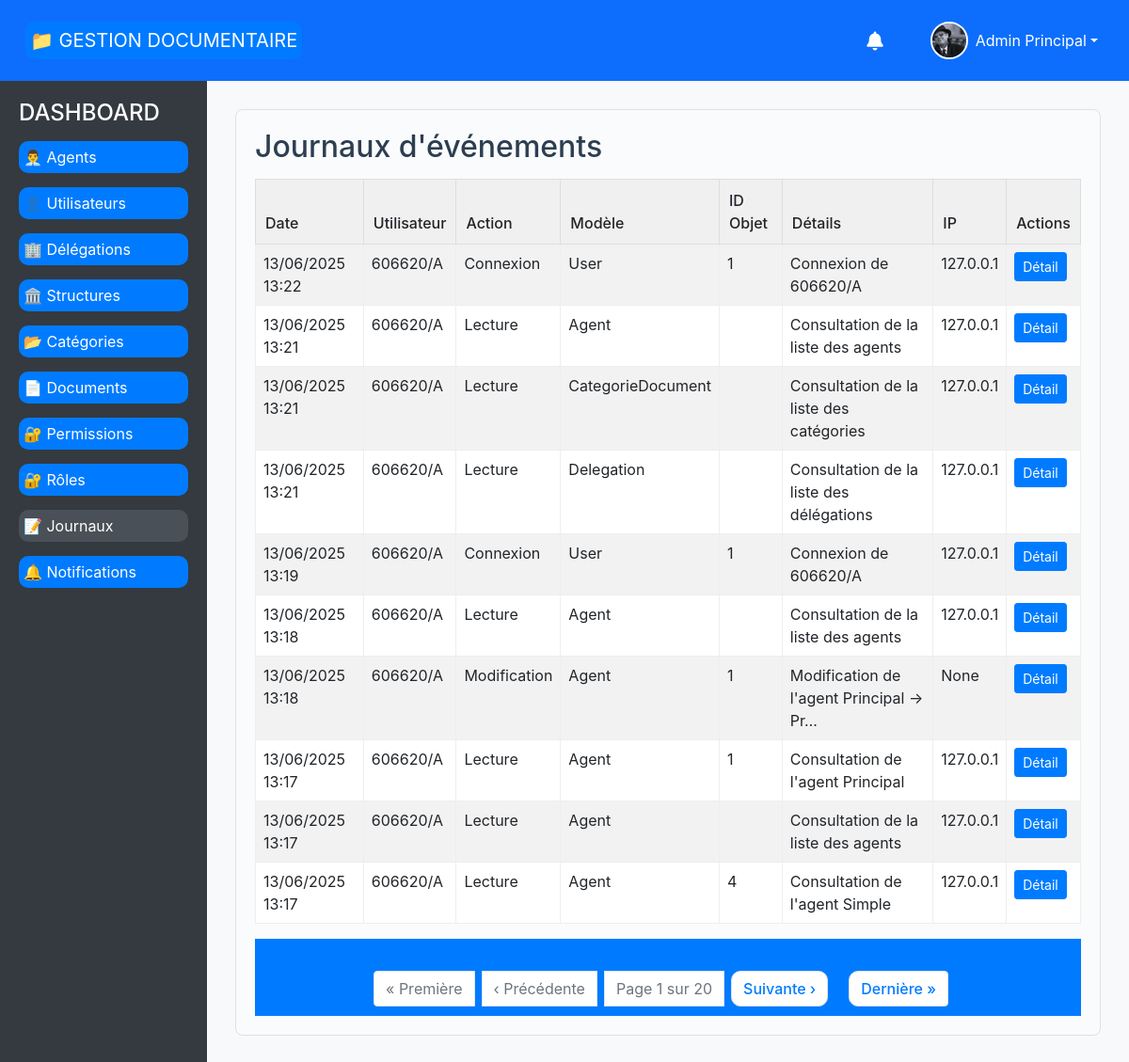
Page /journaux/ (signed in) on the earlier database version.
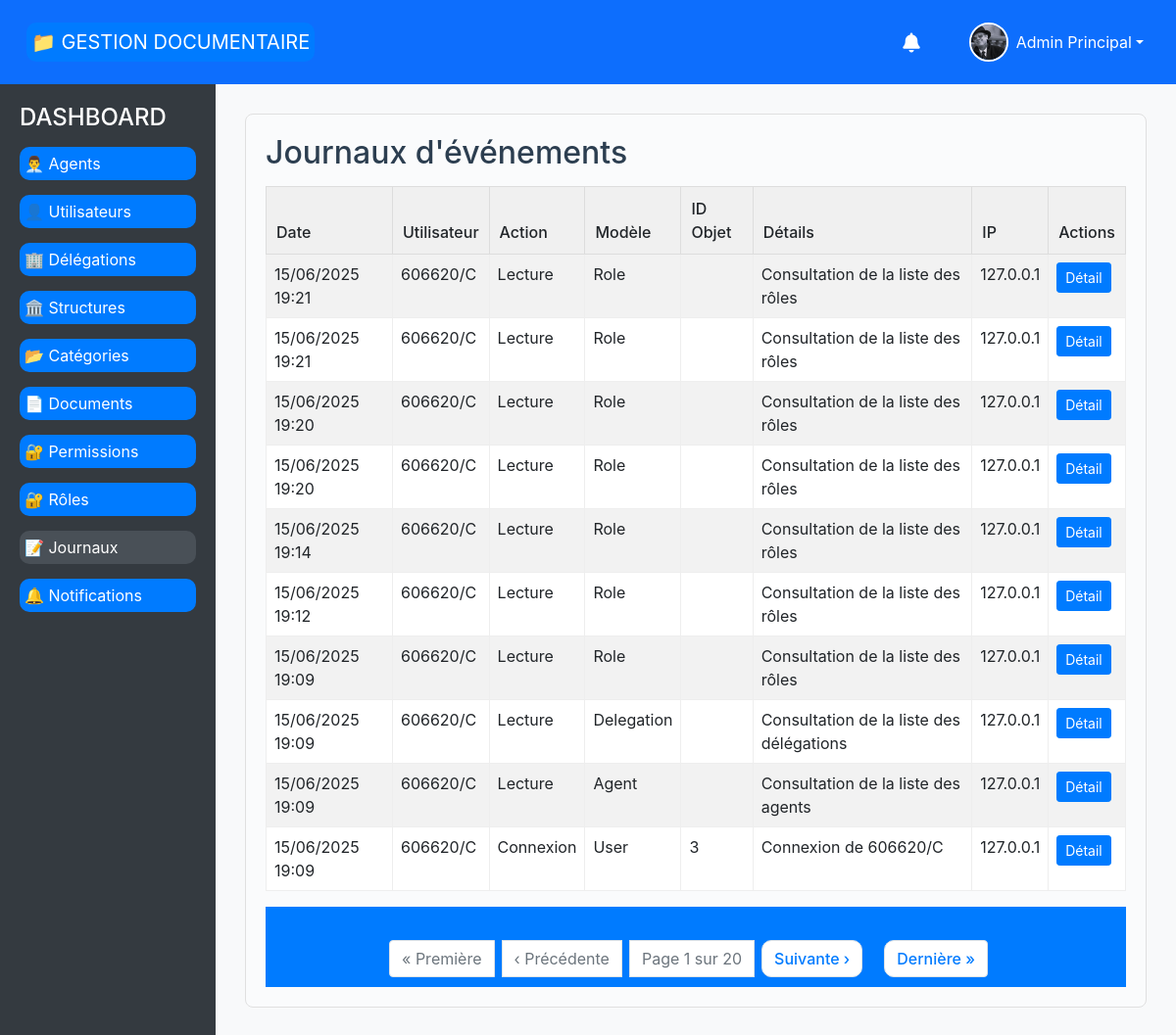
Same page on the later database version.
### document_management/models.py (models this page shows, shortened)
class Journal(models.Model):
    ACTION_CHOICES = [
        ('CREATE', _('Création')),
        ('READ', _('Lecture')),
        ('UPDATE', _('Modification')),
        ('DELETE', _('Suppression')),
        ('LOGIN', _('Connexion')),
        ('LOGOUT', _('Déconnexion')),
        ('OTHER', _('Autre')),
    ]
    user = models.ForeignKey(
        settings.AUTH_USER_MODEL,
        on_delete=models.PROTECT,
        related_name="journal_entries",
        verbose_name=_("Utilisateur")
    )
    action = models.CharField(_("Action"), max_length=10, choices=ACTION_CHOICES)
    model_name = models.CharField(_("Modèle"), max_length=50, blank=True)
    object_id = models.CharField(_("ID Objet"), max_length=50, blank=True)
    details = models.TextField(_("Détails"), blank=True)
    ip_address = models.GenericIPAddressField(_("Adresse IP"), blank=True, null=True)
    timestamp = models.DateTimeField(_("Horodatage"), auto_now_add=True)
    class Meta:
        verbose_name = _("Journal")
        verbose_name_plural = _("Journaux")
        ordering = ['-timestamp']

### document_management/views.py (the view)
# urls.py: path('journaux/', liste_journaux, name='liste_journaux'),
@login_required
def liste_journaux(request):
    journaux = Journal.objects.select_related('user').order_by('-timestamp')[:200]
    paginator = Paginator(journaux, 10)  # 10 journaux par page
    page_number = request.GET.get('page')
    journaux = paginator.get_page(page_number)
    return render(request, 'journaux/liste.html', {'journaux': journaux})

### document_management/models.py (called while the page is built)
    def get_full_name(self):
        return f"{self.prenom} {self.nom}"

### document_management/templates/journaux/liste.html (shortened to what this page needs)
{% extends 'base.html' %}
{% block content %}
<div style="border:1px solid #e0e0e0; border-radius:8px; padding:20px; background:#fafbfc;">
    <div style="display:flex; justify-content:space-between; align-items:center; margin-bottom:15px;">
        <h2 style="margin:0;">Journaux d'événements</h2>
    </div>
    {% if journaux %}
    <table style="width:100%; border-collapse:collapse;" class="table table-striped">
        <thead>
            <tr style="background:#f0f0f0;">
                <th style="padding:10px; border:1px solid #ddd;">Date</th>
                <th style="padding:10px; border:1px solid #ddd;">Utilisateur</th>
                <th style="padding:10px; border:1px solid #ddd;">Action</th>
                <th style="padding:10px; border:1px solid #ddd;">Modèle</th>
                <th style="padding:10px; border:1px solid #ddd;">ID Objet</th>
                <th style="padding:10px; border:1px solid #ddd;">Détails</th>
                <th style="padding:10px; border:1px solid #ddd;">IP</th>
                <th style="padding:10px; border:1px solid #ddd;">Actions</th>
            </tr>
        </thead>
        <tbody>
            {% for journal in journaux %}
            <tr>
                <td style="padding:8px; border:1px solid #eee;">{{ journal.timestamp|date:'d/m/Y H:i' }}</td>
                <td style="padding:8px; border:1px solid #eee;">{{ journal.user }}</td>
                <td style="padding:8px; border:1px solid #eee;">{{ journal.get_action_display }}</td>
                <td style="padding:8px; border:1px solid #eee;">{{ journal.model_name }}</td>
                <td style="padding:8px; border:1px solid #eee;">{{ journal.object_id }}</td>
                <td style="padding:8px; border:1px solid #eee;">{{ journal.details|truncatechars:40 }}</td>
                <td style="padding:8px; border:1px solid #eee;">{{ journal.ip_address }}</td>
                <td style="padding:8px; border:1px solid #eee;">
                    <a href="{% url 'detail_journal' journal.id %}" class="btn btn-sm btn-primary">Détail</a>
                </td>
            </tr>
            {% endfor %}
        </tbody>
    </table>
    {% if journaux.paginator.num_pages > 1 %}
    <nav aria-label="Pagination">
        <ul class="pagination justify-content-center mt-4">
          {% if journaux.has_previous %}
            <li class="page-item">
              <a class="page-link" href="?page=1">« Première</a>
            </li>
            <li class="page-item">
              <a class="page-link" href="?page={{ journaux.previous_page_number }}">‹ Précédente</a>
            </li>
          {% else %}
            <li class="page-item disabled"><span class="page-link">« Première</span></li>
            <li class="page-item disabled"><span class="page-link">‹ Précédente</span></li>
          {% endif %}
          <li class="page-item disabled">
            <span class="page-link">Page {{ journaux.number }} sur {{ journaux.paginator.num_pages }}</span>
          </li>
          {% if journaux.has_next %}
            <li class="page-item">
              <a class="page-link" href="?page={{ journaux.next_page_number }}">Suivante ›</a>
            </li>
            <li class="page-item">
              <a class="page-link" href="?page={{ journaux.paginator.num_pages }}">Dernière »</a>
            </li>
          {% else %}
            <li class="page-item disabled"><span class="page-link">Suivante ›</span></li>
            <li class="page-item disabled"><span class="page-link">Dernière »</span></li>
          {% endif %}
        </ul>
      </nav>
      {% endif %}
    {% else %}
    <p style="text-align:center; padding:20px; background:#fff3cd; border:1px solid #ffeeba; border-radius:6px;">
        Aucun événement journalisé.
    </p>
    {% endif %}
</div>
{% endblock %}

Differences in the rows shown:
no longer on this page (row unchanged): Journal: timestamp "13/06/2025 13:22", user "606620/A", action "Connexion", model_name "User", object_id "1", details "Connexion de 606620/A", ip_address "127.0.0.1"
no longer on this page (row unchanged): Journal: timestamp "13/06/2025 13:21", user "606620/A", action "Lecture", model_name "Agent", details "Consultation de la liste des agents", ip_address "127.0.0.1"
no longer on this page (row unchanged): Journal: timestamp "13/06/2025 13:21", user "606620/A", action "Lecture", model_name "CategorieDocument", details "Consultation de la liste des catégories", ip_address "127.0.0.1"
no longer on this page (row unchanged): Journal: timestamp "13/06/2025 13:21", user "606620/A", action "Lecture", model_name "Delegation", details "Consultation de la liste des délégations", ip_address "127.0.0.1"
no longer on this page (row unchanged): Journal: timestamp "13/06/2025 13:19", user "606620/A", action "Connexion", model_name "User", object_id "1", details "Connexion de 606620/A", ip_address "127.0.0.1"
no longer on this page (row unchanged): Journal: timestamp "13/06/2025 13:18", user "606620/A", action "Lecture", model_name "Agent", details "Consultation de la liste des agents", ip_address "127.0.0.1"
no longer on this page (row unchanged): Journal: timestamp "13/06/2025 13:18", user "606620/A", action "Modification", model_name "Agent", object_id "1", details "Modification de l'agent Principal -> Pr…", ip_address "None"
no longer on this page (row unchanged): Journal: timestamp "13/06/2025 13:17", user "606620/A", action "Lecture", model_name "Agent", object_id "1", details "Consultation de l'agent Principal", ip_address "127.0.0.1"
no longer on this page (row unchanged): Journal: timestamp "13/06/2025 13:17", user "606620/A", action "Lecture", model_name "Agent", details "Consultation de la liste des agents", ip_address "127.0.0.1"
no longer on this page (row unchanged): Journal: timestamp "13/06/2025 13:17", user "606620/A", action "Lecture", model_name "Agent", object_id "4", details "Consultation de l'agent Simple", ip_address "127.0.0.1"
added Journal: timestamp "15/06/2025 19:21", user "606620/C", action "Lecture", model_name "Role", details "Consultation de la liste des rôles", ip_address "127.0.0.1"
added Journal: timestamp "15/06/2025 19:21", user "606620/C", action "Lecture", model_name "Role", details "Consultation de la liste des rôles", ip_address "127.0.0.1"
added Journal: timestamp "15/06/2025 19:20", user "606620/C", action "Lecture", model_name "Role", details "Consultation de la liste des rôles", ip_address "127.0.0.1"
added Journal: timestamp "15/06/2025 19:20", user "606620/C", action "Lecture", model_name "Role", details "Consultation de la liste des rôles", ip_address "127.0.0.1"
added Journal: timestamp "15/06/2025 19:14", user "606620/C", action "Lecture", model_name "Role", details "Consultation de la liste des rôles", ip_address "127.0.0.1"
added Journal: timestamp "15/06/2025 19:12", user "606620/C", action "Lecture", model_name "Role", details "Consultation de la liste des rôles", ip_address "127.0.0.1"
added Journal: timestamp "15/06/2025 19:09", user "606620/C", action "Lecture", model_name "Role", details "Consultation de la liste des rôles", ip_address "127.0.0.1"
added Journal: timestamp "15/06/2025 19:09", user "606620/C", action "Lecture", model_name "Delegation", details "Consultation de la liste des délégations", ip_address "127.0.0.1"
added Journal: timestamp "15/06/2025 19:09", user "606620/C", action "Lecture", model_name "Agent", details "Consultation de la liste des agents", ip_address "127.0.0.1"
added Journal: timestamp "15/06/2025 19:09", user "606620/C", action "Connexion", model_name "User", object_id "3", details "Connexion de 606620/C", ip_address "127.0.0.1"
